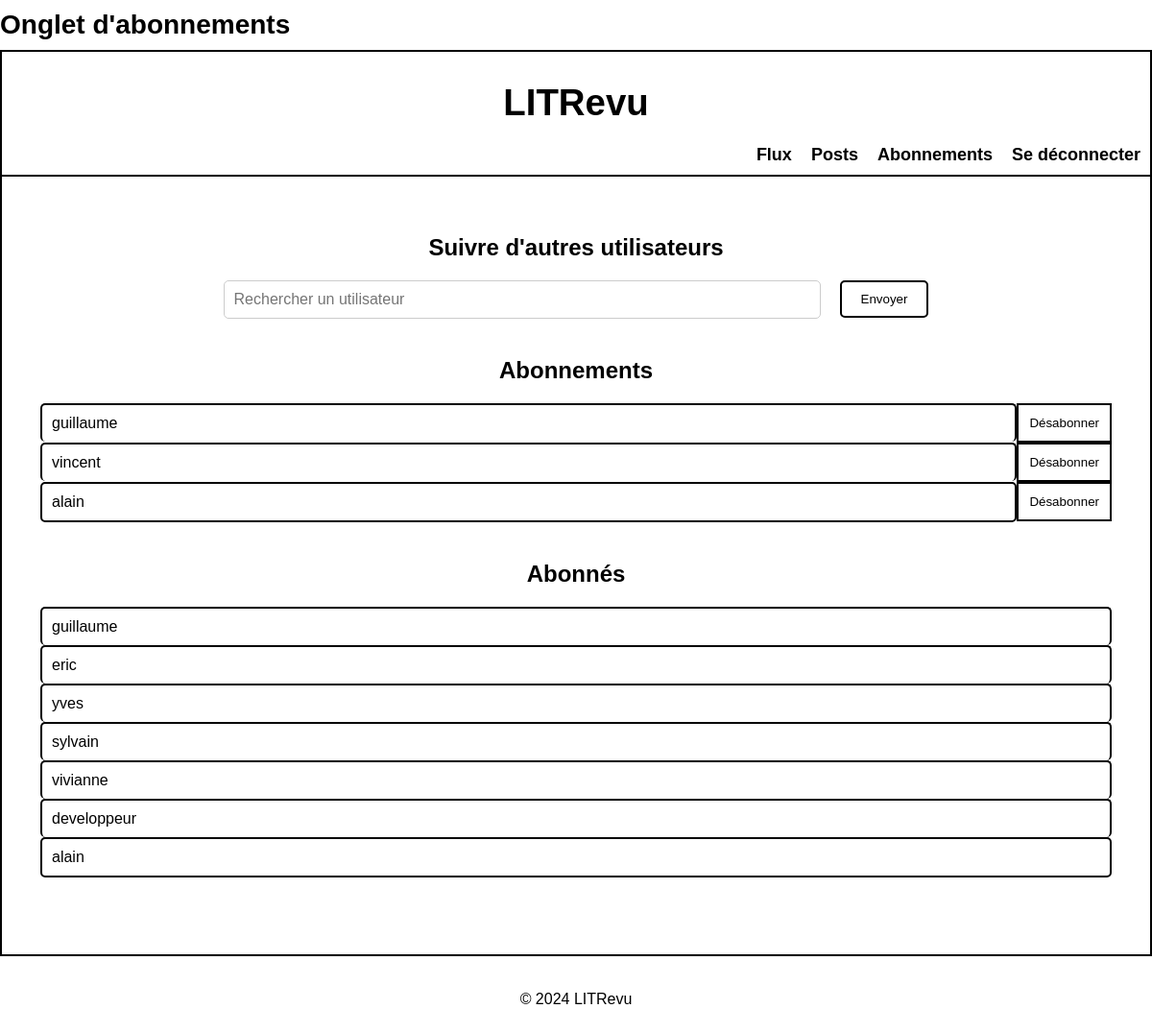
The app's page /subscriptions/follows/ (signed in), older data.
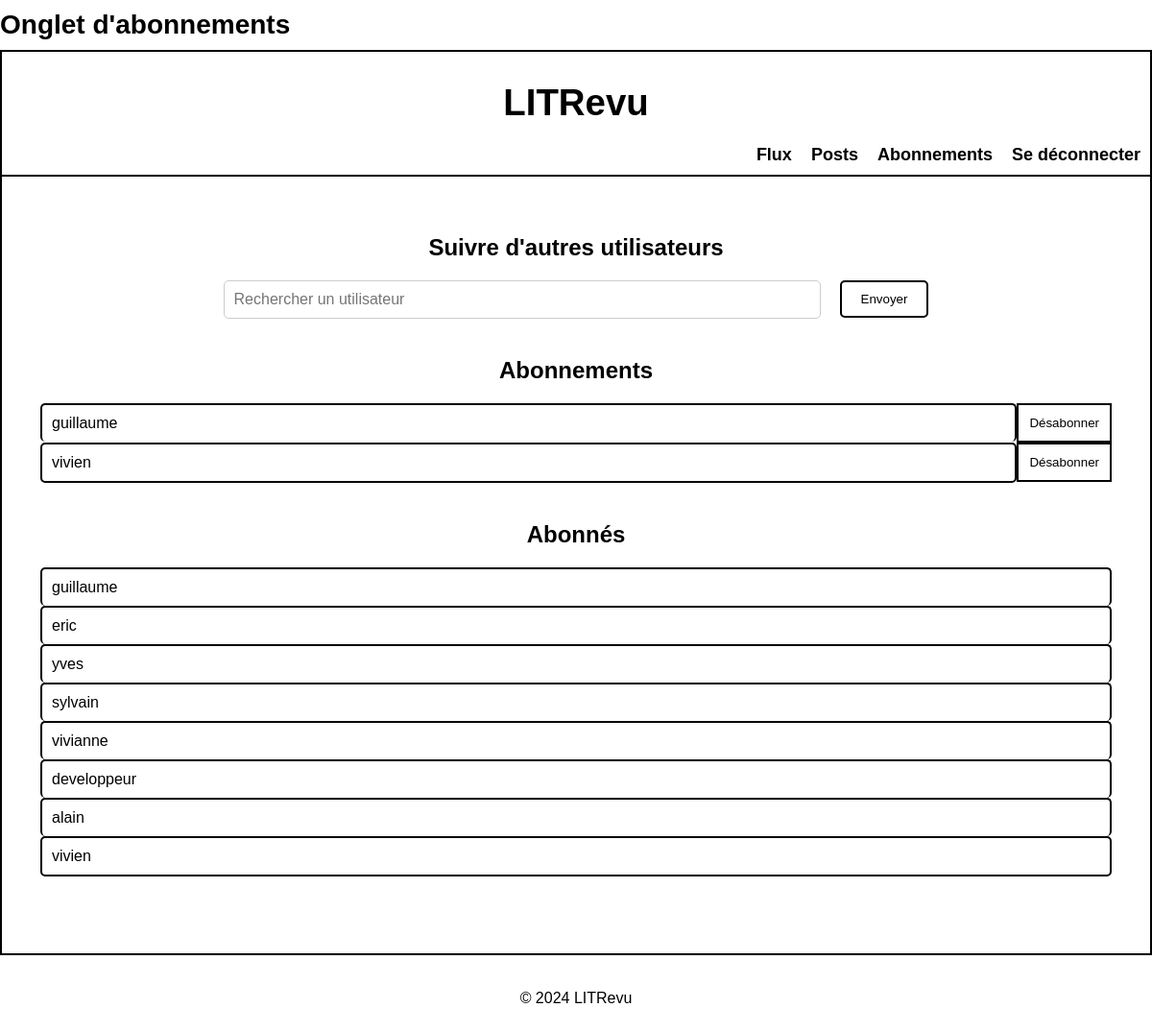
The same page, newer data.
### subscriptions/models.py (models this page shows)
class UserFollows(models.Model):
    user = models.ForeignKey(
        to=settings.AUTH_USER_MODEL,
        on_delete=models.CASCADE,
        related_name='following_subscriptions'
    )
    followed_user = models.ForeignKey(
        to=settings.AUTH_USER_MODEL,
        on_delete=models.CASCADE,
        related_name='follower_subscriptions'
    )
    class Meta:
        unique_together = ('user', 'followed_user')  # Unicité de la relation de suivi
    def __str__(self):
        return f'{self.user} suit {self.followed_user}'

### authentication/models.py (models this page shows, shortened)
class CustomUser(AbstractUser):
    ROLE_CHOICES = [
        ('USER', 'Utilisateur'),
        ('DEVELOPER', 'Développeur'),
    ]
    role = models.CharField(max_length=10, choices=ROLE_CHOICES, default='USER')
    is_developer = models.BooleanField(default=False)
    follows = models.ManyToManyField(
        'self', through='subscriptions.UserFollows', related_name='is_followed_by', symmetrical=False
    )

### subscriptions/views.py (the view)
# urls.py: path('follows/', FollowsListView.as_view(), name='follows_list'),
class FollowsListView(LoginRequiredMixin, ListView):
    model = UserFollows
    template_name = 'subscriptions/follow_user.html'
    context_object_name = 'follows'
    login_url = reverse_lazy('login')
    def get_context_data(self, **kwargs):
        context = super().get_context_data(**kwargs)
        following = UserFollows.objects.filter(user=self.request.user)
        followers = UserFollows.objects.filter(followed_user=self.request.user)
        print(f"DEBUG: Following count: {following.count()}, Followers count: {followers.count()}")
        context['following'] = following
        context['followers'] = followers
        context['form'] = FollowUserForm()  # Ajout du formulaire pour les suivis
        print("DEBUG: Formulaire de suivi ajouté au contexte")
        return context
    def get_queryset(self):
        queryset = UserFollows.objects.filter(user=self.request.user)
        print(f"DEBUG: QuerySet pour les utilisateurs suivis récupéré: {queryset}")
        return queryset

### subscriptions/forms.py (shortened to what this page needs)
class FollowUserForm(forms.Form):
    user_id = forms.ModelChoiceField(
        queryset=User.objects.all(),  # Charger tous les utilisateurs
        label="Utilisateur",
        widget=forms.HiddenInput  # Champ caché pour soumettre l'ID utilisateur
    )

### subscriptions/templates/subscriptions/follow_user.html (shortened to what this page needs)
{% extends 'base.html' %}
{% block title %}Onglet d'abonnements{% endblock %}
{% block content %}
<div class="subscription-container">
    <div class="subscription-section">
        <h2 class="subscription-title">Suivre d'autres utilisateurs</h2>
        <div class="subscription-search-section">
            <form method="post" id="follow-form" class="subscription-search-form">
                <div class="input-btn-container">
                    <div class="input-container">
                        <input type="text" name="username" id="search_user" placeholder="Rechercher un utilisateur" class="subscription-search-input" autocomplete="off">
                    </div>
                    <div class="btn-container">
                        <button type="submit" class="btn btn-primary">Envoyer
                        </button>
                    </div>
                </div>
            </form>
        </div>
    </div>
    <div class="subscription-section">
        <h2 class="subscription-title">Abonnements</h2>
        <div class="subscription-list" id="following-list">
            {% for follow in following %}
            <div class="subscription-row">
                <div class="subscription-list-item {% if forloop.last %}border-bottom{% endif %} bordered-item">
                    <div class="subscription-info">
                        <div class="subscription-content-left">
                            <div class="subscription-username">{{ follow.followed_user.username }}</div>
                        </div>
                    </div>
                </div>
                <div class="subscription-unsubscribe">
                    <form method="post" action="{% url 'unfollow_user' follow.pk %}">
                        <button type="submit" class="btn btn-unsubscribe">Désabonner</button>
                    </form>
                </div>
            </div>
            {% empty %}
            <p>Vous ne suivez personne pour l'instant.</p>
            {% endfor %}
        </div>
    </div>
    <div class="subscription-section">
        <h2 class="subscription-title">Abonnés</h2>
        <div class="follower-list">
            {% for follower in followers %}
            <div class="subscription-row">
                <div class="subscription-list-item {% if forloop.last %}border-bottom{% endif %} bordered-item">
                    <div class="subscription-info">
                        <div class="subscription-content-left">
                            <div class="subscription-username">{{ follower.user.username }}</div>
                        </div>
                    </div>
                </div>
            </div>
            {% empty %}
            <p>Personne ne vous suit pour l'instant.</p>
            {% endfor %}
        </div>
    </div>
</div>
{% endblock %}

### templates/base.html (shortened to what this page needs)
{% load static %}
<!DOCTYPE html>
<html lang="fr">
<head>
    <link rel="stylesheet" href="{% static 'css/styles.css' %}">
</head>
<body>
    <div class="page-border">
        <div class="site-header-container">
            <header class="site-header">
                <div class="page-title">
                    <h2>{% block title %}Accueil{% endblock %}</h2>
                </div>
                <div class="navbar-wrapper">
                    <div class="navbar-container">
                        <h1 class="site-title"><a href="{% url 'feed' %}" style="font-size: larger;">LITRevu</a></h1>
                        {% if user.is_authenticated %}
                        <nav class="navbar-links">
                            <a href="{% url 'feed' %}">Flux</a>
                            <a href="{% url 'posts' %}">Posts</a>
                            <a href="{% url 'follows_list' %}">Abonnements</a>
                            <form action="{% url 'logout' %}" method="post" style="display:inline;">
                                <button type="submit" class="btn btn-link navbar-link" style="padding: 0; background: none; border: none; color: inherit; font-size:large;">
                                    Se déconnecter
                                </button>
                            </form>
                        </nav>
                    {% endif %}
                    </div>
                </div>
            </header>
        </div>
        <main class="main-container-wrapper">
            <div class="main-container">
                {% block content %}{% endblock %}
            </div>
        </main>
    </div>
    <div class="footer-container">
        <footer class="footer">
            <p>&copy; 2024 LITRevu</p>
        </footer>
    </div>
</body>
</html>

### static/css/styles.css (style rules this page uses)
body { font-family: Arial, sans-serif; margin: 0; padding: 0; box-sizing: border-box; min-height: 100vh; display: flex; flex-direction: column; justify-content: flex-start; align-items: center; }
a { text-decoration: none; color: inherit; font-size: large; }
.page-border { width: 100%; max-width: 1200px; margin: 0 auto; background-color: white; box-sizing: border-box; padding: 0; flex-grow: 1; display: flex; flex-direction: column; justify-content: space-between; }
.site-header-container { width: 100%; }
.page-title h2 { font-size: 28px; margin: 0; padding: 10px 0; text-align: left; }
.navbar-wrapper { display: flex; justify-content: center; }
.navbar-container { padding: 10px; width: 100%; text-align: center; border-top: 2px solid black; border-left: 2px solid black; border-right: 2px solid black; }
.navbar-links { display: flex; justify-content: flex-end; gap: 20px; align-items: center; }
.navbar-links a, .navbar-link { text-decoration: none; color: black; font-weight: bold; background: none; border: none; padding: 0; cursor: pointer; }
.main-container-wrapper { padding: 20px; flex-grow: 1; width: 100%; margin: 0; border: 2px solid black; box-sizing: border-box; display: flex; justify-content: center; align-items: center; background-color: #fff; }
.main-container { width: 100%; padding: 20px; box-sizing: border-box; }
.btn-primary { background-color: #ffffff; color: rgb(0, 0, 0); padding: 10px 20px; border: 2px solid black; border-radius: 5px; cursor: pointer; transition: background-color 0.3s; }
.footer-container { width: 100%; text-align: center; }
.footer { padding: 20px; }
.subscription-section { flex-direction: column; align-items: center; margin-bottom: 40px; }
.subscription-title { text-align: center; font-size: 24px; font-weight: bold; margin-bottom: 20px; }
.subscription-search-form, .input-btn-container { display: flex; justify-content: center; align-items: center; gap: 20px; }
.subscription-search-input { width: 600px; padding: 10px; font-size: 16px; border: 1px solid #ccc; border-radius: 5px; }
.subscription-list-item { display: flex; justify-content: space-between; align-items: center; padding: 10px; border: 2px solid black; border-radius: 5px; }
.bordered-item:not(.border-bottom) { border-bottom: none; }
.subscription-row { display: flex; justify-content: space-between; align-items: center; }
.subscription-list-item { flex-grow: 1; display: flex; justify-content: space-between; align-items: center; }
.subscription-unsubscribe { margin-left: 0; border-left: 2px solid black; display: flex; align-items: center; }
.btn-unsubscribe { background-color: transparent; color: black; border: 2px solid black; padding: 11px; text-align: center; border-left: none; cursor: pointer; height: 100%; box-sizing: border-box; }
.subscription-list-item { padding: 10px; border: 2px solid black; margin-bottom: 0; }

Row changes from the older to the newer data that the page shows:
removed UserFollows: followed_user.username "vincent", shown under "Abonnements"
removed UserFollows: followed_user.username "alain", shown under "Abonnements"
added UserFollows: followed_user.username "vivien", shown under "Abonnements"
added UserFollows: user.username "vivien", shown under "Abonnés"
